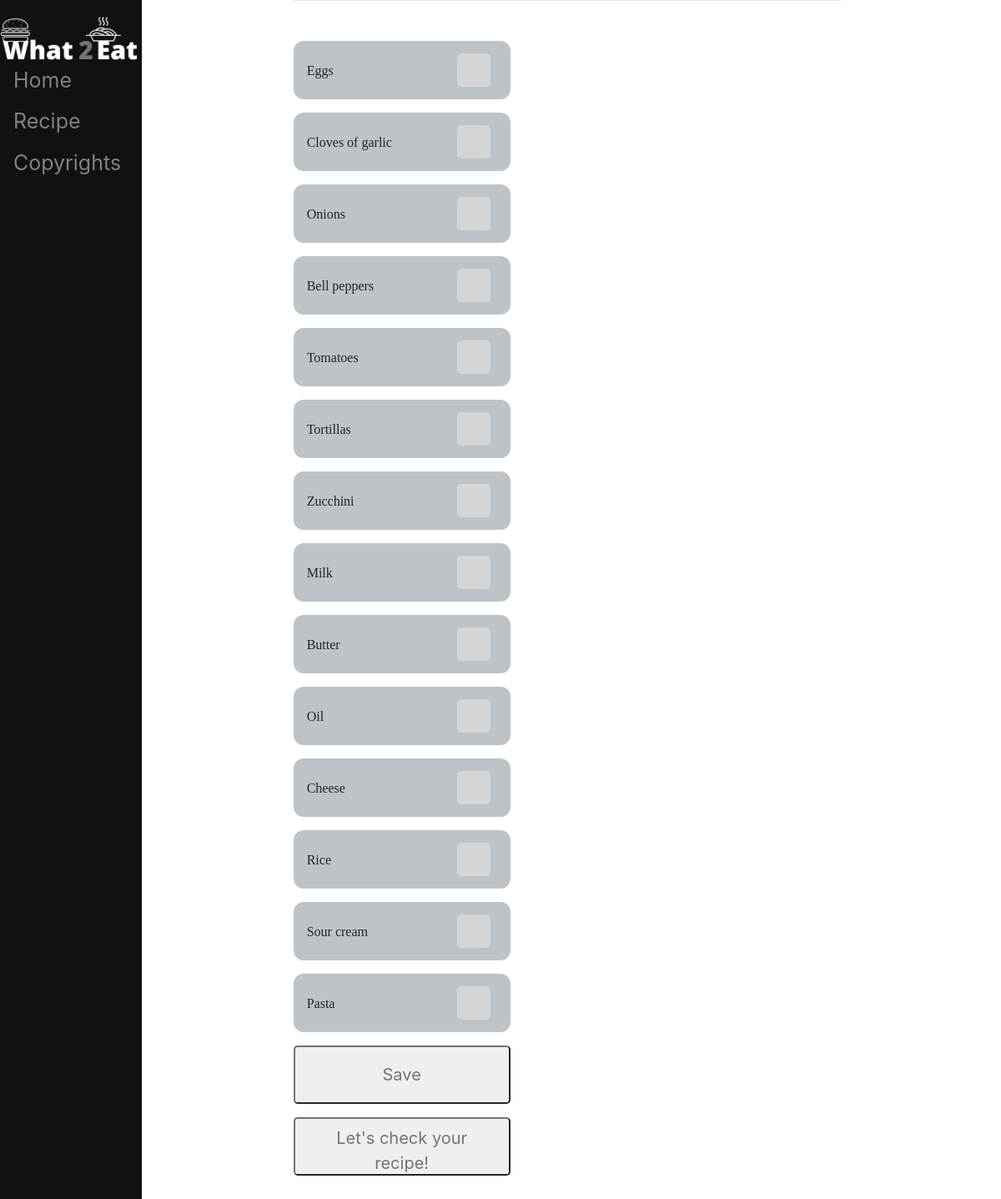
The page / on the database its author committed.
### App/models.py (models this page shows, shortened)
class Product(models.Model):
    name = models.CharField(max_length=100)
    owned = models.BooleanField(default=False)

### App/views.py (the view, shortened to what this page needs)
# urls.py: path("", views.homepage, name='homepage'),
def homepage(response):
    products = models.Product.objects.all()
    context = {
        'products': products,
    }
    return render(response, 'App/home.html', context)

### App/templates/App/home.html (shortened to what this page needs)
<!DOCTYPE html>
{% extends 'App/base.html' %}
{% load static %}
{% block content %}
    <form method="POST" action="">
    {% for item in products %}
    <div class="itemwrapper mb-3">
        <div class="text ml-3" label for="name">{{item.name}}</div>
        <div class="box-input mr-4">
            <input type="checkbox" name="c{{item.id}}" value="clicked" >
        </div>
    </div>
    {% endfor %}
    <button type="sumbit" value="save" name="save" class="btn-lg btn-outline-secondary mb-3">Save</button>
    </form>
    <a href="/recipe/">
        <button class="btn-lg btn-outline-secondary mb-5">Let's check your recipe!</button>
    </a>
{% endblock %}

### App/templates/App/base.html (style rules this page uses)
input[type="checkbox"] { appearance:none; -webkit-appearance:none; height:40px; width:40px; background-color: #d5d5d5; border-radius:5px; cursor:pointer; display:flex; align-items:center; justify-content:center; }
input[type="checkbox"]:after { font-family:"Font Awesome 5 Free"; font-weight:700; content: "\f00c"; font-size:30px; color:white; display:none; }
.itemwrapper { font-family:"Font Awesome 5 Free"; height:70px; width:260px; display:flex; align-items:center; justify-content:space-between; background:#BDC3C7; border-radius:12px; margin-light:20px; }
.btn-outline-secondary { height:70px; width:260px; }

### rows shown on the page
Product: name "Eggs"
Product: name "Cloves of garlic"
Product: name "Onions"
Product: name "Bell peppers"
Product: name "Tomatoes"
Product: name "Tortillas"
Product: name "Zucchini"
Product: name "Milk"
Product: name "Butter"
Product: name "Oil"
Product: name "Cheese"
Product: name "Rice"
Product: name "Sour cream"
Product: name "Pasta"
